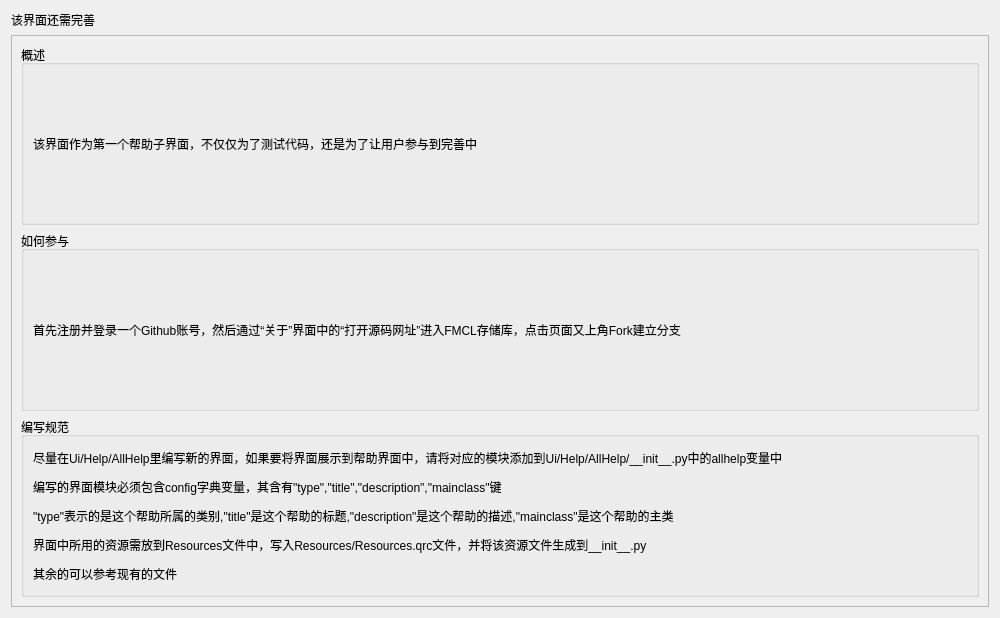
<?xml version="1.0" encoding="UTF-8"?>
<ui version="4.0">
 <class>JoinWriteHelp</class>
 <widget class="QWidget" name="JoinWriteHelp">
  <property name="geometry">
   <rect>
    <x>0</x>
    <y>0</y>
    <width>1000</width>
    <height>618</height>
   </rect>
  </property>
  <property name="windowTitle">
   <string>参与完善帮助</string>
  </property>
  <layout class="QGridLayout" name="gridLayout">
   <item row="1" column="0">
    <widget class="QScrollArea" name="scrollArea">
     <property name="widgetResizable">
      <bool>true</bool>
     </property>
     <widget class="QWidget" name="scrollAreaWidgetContents">
      <property name="geometry">
       <rect>
        <x>0</x>
        <y>0</y>
        <width>980</width>
        <height>580</height>
       </rect>
      </property>
      <layout class="QGridLayout" name="gridLayout_2">
       <item row="2" column="0">
        <widget class="QGroupBox" name="groupBox_2">
         <property name="title">
          <string>编写规范</string>
         </property>
         <layout class="QGridLayout" name="gridLayout_4">
          <item row="0" column="0">
           <widget class="QLabel" name="label_2">
            <property name="text">
             <string>尽量在Ui/Help/AllHelp里编写新的界面，如果要将界面展示到帮助界面中，请将对应的模块添加到Ui/Help/AllHelp/__init__.py中的allhelp变量中</string>
            </property>
            <property name="wordWrap">
             <bool>true</bool>
            </property>
           </widget>
          </item>
          <item row="4" column="0">
           <widget class="QLabel" name="label_7">
            <property name="text">
             <string>其余的可以参考现有的文件</string>
            </property>
           </widget>
          </item>
          <item row="1" column="0">
           <widget class="QLabel" name="label_3">
            <property name="text">
             <string>编写的界面模块必须包含config字典变量，其含有&quot;type&quot;,&quot;title&quot;,&quot;description&quot;,&quot;mainclass&quot;键</string>
            </property>
            <property name="wordWrap">
             <bool>true</bool>
            </property>
           </widget>
          </item>
          <item row="3" column="0">
           <widget class="QLabel" name="label_6">
            <property name="text">
             <string>界面中所用的资源需放到Resources文件中，写入Resources/Resources.qrc文件，并将该资源文件生成到__init__.py</string>
            </property>
           </widget>
          </item>
          <item row="2" column="0">
           <widget class="QLabel" name="label_8">
            <property name="text">
             <string>&quot;type&quot;表示的是这个帮助所属的类别,&quot;title&quot;是这个帮助的标题,&quot;description&quot;是这个帮助的描述,&quot;mainclass&quot;是这个帮助的主类</string>
            </property>
           </widget>
          </item>
         </layout>
        </widget>
       </item>
       <item row="1" column="0">
        <widget class="QGroupBox" name="groupBox">
         <property name="title">
          <string>如何参与</string>
         </property>
         <layout class="QGridLayout" name="gridLayout_3">
          <item row="0" column="0">
           <widget class="QLabel" name="label">
            <property name="text">
             <string>首先注册并登录一个Github账号，然后通过“关于”界面中的“打开源码网址”进入FMCL存储库，点击页面又上角Fork建立分支</string>
            </property>
            <property name="wordWrap">
             <bool>true</bool>
            </property>
           </widget>
          </item>
         </layout>
        </widget>
       </item>
       <item row="0" column="0">
        <widget class="QGroupBox" name="groupBox_3">
         <property name="title">
          <string>概述</string>
         </property>
         <layout class="QGridLayout" name="gridLayout_5">
          <item row="0" column="0">
           <widget class="QLabel" name="label_4">
            <property name="text">
             <string>该界面作为第一个帮助子界面，不仅仅为了测试代码，还是为了让用户参与到完善中</string>
            </property>
            <property name="wordWrap">
             <bool>true</bool>
            </property>
           </widget>
          </item>
         </layout>
        </widget>
       </item>
      </layout>
     </widget>
    </widget>
   </item>
   <item row="0" column="0">
    <widget class="QLabel" name="label_5">
     <property name="text">
      <string>该界面还需完善</string>
     </property>
     <property name="wordWrap">
      <bool>true</bool>
     </property>
    </widget>
   </item>
  </layout>
 </widget>
 <resources/>
 <connections/>
</ui>
